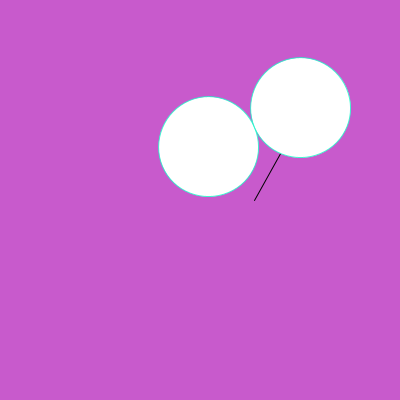
Frame 1 (no input)
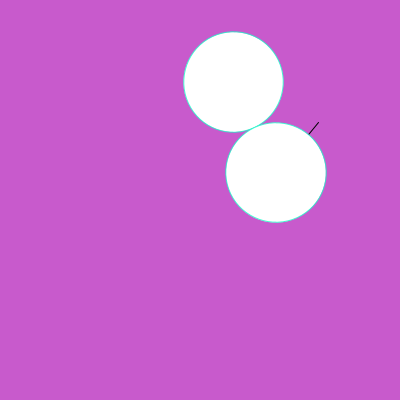
Frame 60 (the mouse pressed at the canvas centre just before this capture)
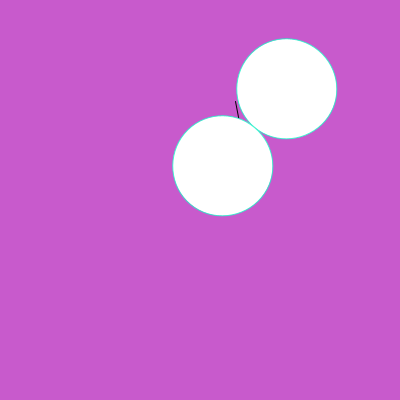
Frame 120 (the mouse held since frame 60 and released just before this capture)

The Processing sketch that drew these frames (run headless with seeded random() and noise(); from frame 60 on, the mouse is pressed at the canvas centre):

// Processing sketch: processing_172321
// ── processing_172321.pde


SpinSpots spots, spots2;
 SpinArm arm, arm2, arm3, arm4;
void setup() {
size(400, 400);
smooth();
arm = new SpinArm(width/HALF_PI, height/2, 100);
arm2 = new SpinArm(width/2, height/2, 10);
arm3 = new SpinArm(width*2, height/2, .02);
arm4 = new SpinArm(width/2, height/2, 10);
spots = new SpinSpots(width/HALF_PI, height/PI, -0.2, 100.0);
spots2 = new SpinSpots(width*10, height*2, -.001, 10.0);
}
void draw() { 
background(200, 90, 204); 
arm.update(); 
arm.display(); 
spots.update(); 
spots.display();
}

class SpinSpots extends Spin {
  float dim;
  SpinSpots(float x, float y, float s, float d) {
    super(x, y, s);
    dim = d;
}
  void display() {
    stroke(20, 250, 200, 200);
    pushMatrix();
    translate(x, y);
    angle += speed;
    rotate(angle);
    ellipse(-dim/2, 0, dim, dim);
    ellipse(dim/2, 0, dim, dim);
    //ellipse(dim/PI, HALF_PI, x*2, dim);
    popMatrix();
} 
}


class Spin {
  float x, y, speed;
  float angle = 0.0;
  Spin(float xpos, float ypos, float s) {
    x = xpos;
    y = ypos;
    speed = s;
}
  void update() {
    angle += speed;
} 
}

class SpinArm extends Spin {
  SpinArm(float x, float y, float s) {
    super(x, y, s);
}
  void display() {
    strokeWeight(1);
    stroke(0);
    pushMatrix();
    translate(x, y);
    angle += speed;
    rotate(angle);
    line(0, 0, 100, 0);
    popMatrix();
}
}
